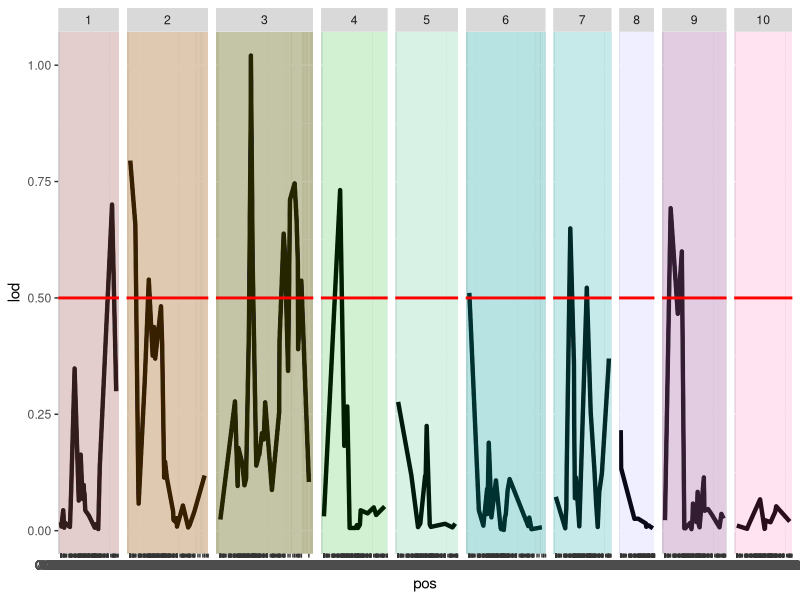

Write the R code that produced this figure.
# root_qtl.R

# pick a threshold for the log scores
library(ggplot2)

setwd("~/Desktop/Lab/Maloof Lab/QTL_Visualization/")

qtl <- read.csv("chr_pos_lod_name.csv")

ggplot(qtl, aes(pos, lod)) +
  geom_line(size = 1.5) +
  facet_grid(. ~ chr, scales = "free_x", space = "free_x") + 
  geom_rect(aes(fill = as.factor(chr)),xmin = -Inf,xmax = Inf, ymin = -Inf,ymax = Inf,alpha = 0.01) +
  geom_hline(yintercept = 0.50, color = "red", size = 1) +
  theme(legend.position = "none") + 
  scale_x_continuous(breaks = qtl$pos)